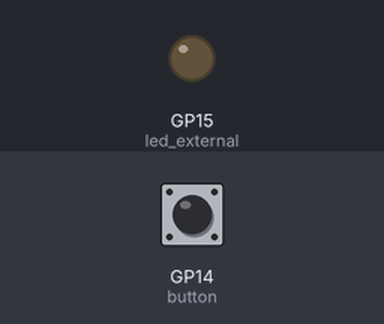
Simulated run of this program. Board: Raspberry Pi Pico running MicroPython. Parts: output pins drawn as LEDs (lit = HIGH). The test bench sets the inputs (shaded band); at power-on: GP14 (button) LOW.

Above: at 1.2 s.
1.3 s: GP14 (button) pulled HIGH for 0.15 s
At 2.2 s:
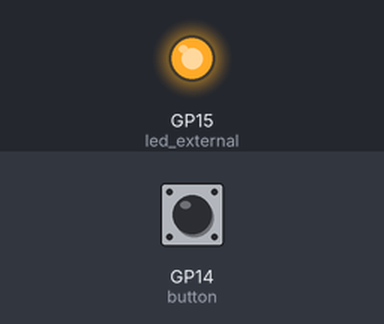
4.4 s: GP14 (button) pulled HIGH for 1 s
At 7.3 s:
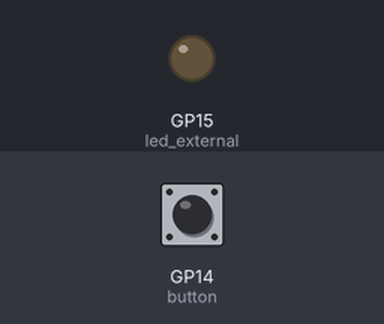
7.9 s: GP14 (button) pulled HIGH for 3.2 s
At 8.4 s:
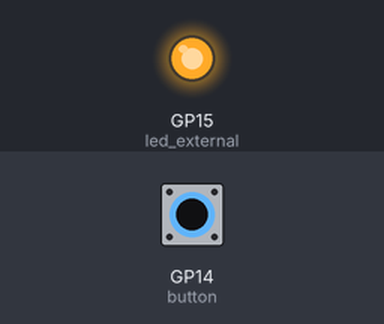
Timing chart, 0 to 13.4 s (numbered marks = the images above; inputs shaded):
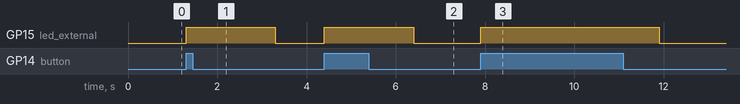

Measured:
- after the input at 1.3 s, GP15 (led_external): LOW → HIGH at once, → LOW 2.0 s later
- after the input at 4.4 s, GP15 (led_external): LOW → HIGH at once, → LOW 2.0 s later
- after the input at 7.9 s, GP15 (led_external): LOW → HIGH at once, → LOW 4.0 s later

The program:

button.py
```python
# Author: Jesus Minjares
# Master of Science in Computer Engineering
# Date 01-07-22

import machine
import utime

# set led as ouptut, pin 15
led_external = machine.Pin(15, machine.Pin.OUT)
# set button as input, pin 14
button = machine.Pin(14, machine.Pin.IN)

while True:
    if button.value() == 1:  # check if button has been pressed
        led_external.value(1)  # turn led on
        utime.sleep(2)  # 2 second delay
    led_external.value(0)  # turn off led
```
